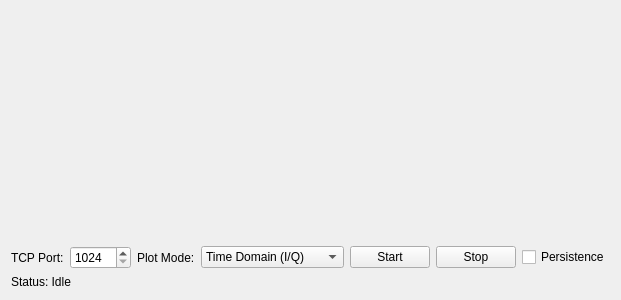
<?xml version="1.0" encoding="UTF-8"?>
<ui version="4.0">
 <class>TcpIqPlotGUI</class>
 <widget class="RollupContents" name="TcpIqPlotGUI">
  <property name="geometry">
   <rect>
    <x>0</x>
    <y>0</y>
    <width>400</width>
    <height>300</height>
   </rect>
  </property>
  <property name="windowTitle">
   <string>TCP IQ Plot</string>
  </property>
  <layout class="QVBoxLayout" name="verticalLayout">
   <item>
    <widget class="IqPlotWidget" name="plotWidget" native="true">
     <property name="sizePolicy">
      <sizepolicy hsizetype="Expanding" vsizetype="Expanding">
       <horstretch>0</horstretch>
       <verstretch>0</verstretch>
      </sizepolicy>
     </property>
     <property name="minimumSize">
      <size>
       <width>400</width>
       <height>200</height>
      </size>
     </property>
    </widget>
   </item>
   <item>
    <layout class="QHBoxLayout" name="horizontalLayout">
     <item>
      <widget class="QLabel" name="label">
       <property name="text">
        <string>TCP Port:</string>
       </property>
      </widget>
     </item>
     <item>
      <widget class="QSpinBox" name="port">
       <property name="minimum">
        <number>1024</number>
       </property>
       <property name="maximum">
        <number>65535</number>
       </property>
      </widget>
     </item>
     <item>
      <widget class="QLabel" name="plotModeLabel">
       <property name="text">
        <string>Plot Mode:</string>
       </property>
      </widget>
     </item>
     <item>
      <widget class="QComboBox" name="plotModeCombo">
       <item>
        <property name="text">
         <string>Time Domain (I/Q)</string>
        </property>
       </item>
       <item>
        <property name="text">
         <string>Constellation (I vs Q)</string>
        </property>
       </item>
       <item>
        <property name="text">
         <string>Magnitude</string>
        </property>
       </item>
       <item>
        <property name="text">
         <string>Phase</string>
        </property>
       </item>
       <item>
        <property name="text">
         <string>FFT Spectrum</string>
        </property>
       </item>
      </widget>
     </item>
     <item>
      <widget class="QPushButton" name="startButton">
       <property name="text">
        <string>Start</string>
       </property>
      </widget>
     </item>
     <item>
      <widget class="QPushButton" name="stopButton">
       <property name="text">
        <string>Stop</string>
       </property>
      </widget>
     </item>
     <item>
      <widget class="QCheckBox" name="persistenceCheckBox">
       <property name="text">
        <string>Persistence</string>
       </property>
       <property name="toolTip">
        <string>Keep old FFT data visible (for frequency scanning)</string>
       </property>
      </widget>
     </item>
     <item>
      <spacer name="horizontalSpacer">
       <property name="orientation">
        <enum>Qt::Horizontal</enum>
       </property>
       <property name="sizeHint" stdset="0">
        <size>
         <width>40</width>
         <height>20</height>
        </size>
       </property>
      </spacer>
     </item>
    </layout>
   </item>
   <item>
    <widget class="QLabel" name="statusLabel">
     <property name="text">
      <string>Status: Idle</string>
     </property>
    </widget>
   </item>
  </layout>
 </widget>
 <customwidgets>
  <customwidget>
   <class>RollupContents</class>
   <extends>QWidget</extends>
   <header>gui/rollupcontents.h</header>
   <container>1</container>
  </customwidget>
  <customwidget>
   <class>IqPlotWidget</class>
   <extends>QWidget</extends>
   <header>iqplotwidget.h</header>
   <container>1</container>
  </customwidget>
 </customwidgets>
 <resources/>
 <connections/>
</ui>
